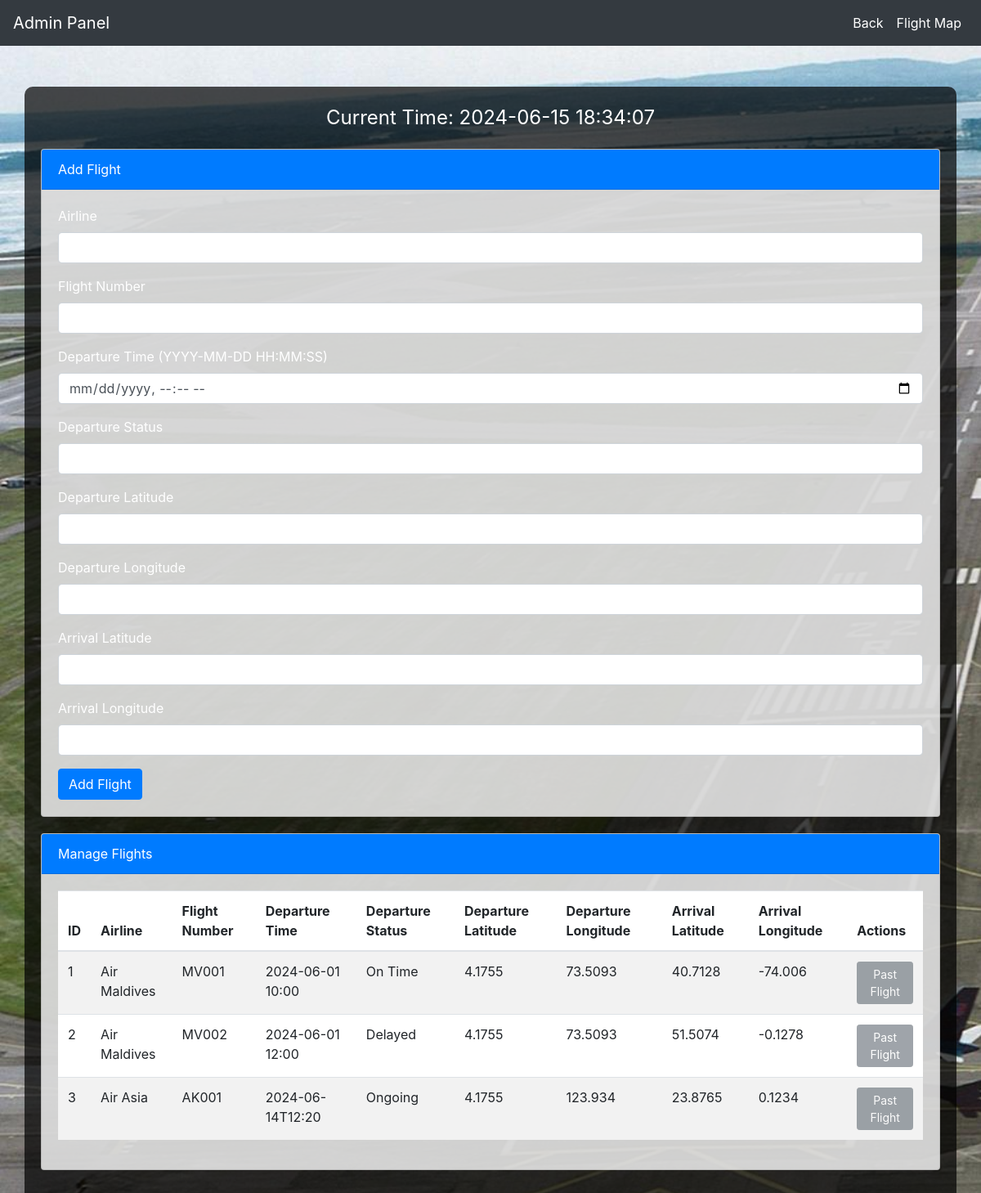
/admin, run on an earlier commit of the app's database.
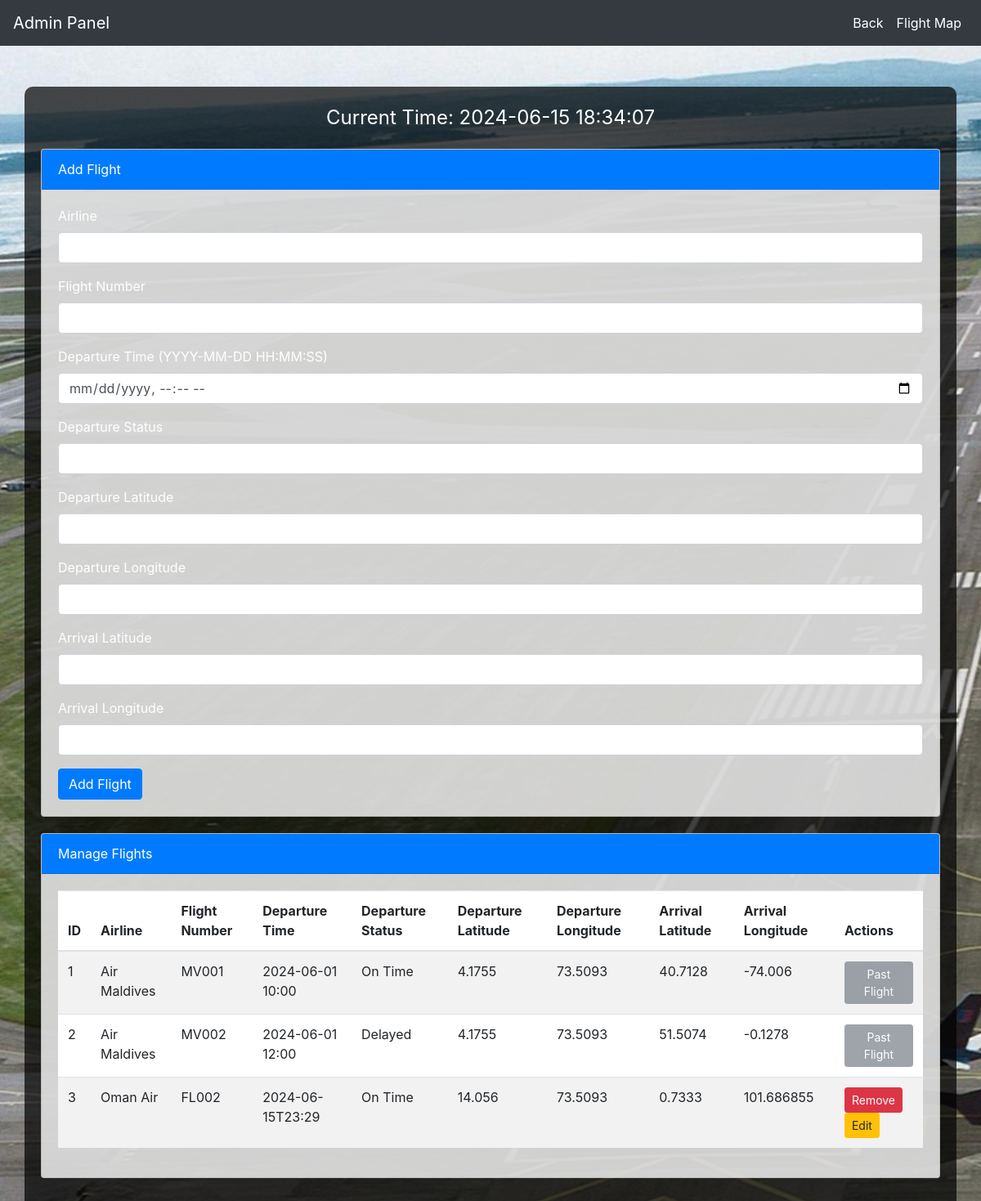
And on a later commit of the database.
### tables this page shows
CREATE TABLE Flights (
            id INTEGER PRIMARY KEY AUTOINCREMENT,
            airline TEXT NOT NULL,
            flight_number TEXT NOT NULL,
            departure_time TEXT NOT NULL,
            departure_status TEXT NOT NULL,
            departure_lat REAL NOT NULL,
            departure_lon REAL NOT NULL,
            arrival_lat REAL NOT NULL,
            arrival_lon REAL NOT NULL,
            pilot_id TEXT
        );

### app.py (the view, shortened to what this page needs)
@app.route('/admin', methods=['GET', 'POST'])
def admin():
    conn = sqlite3.connect('my_database.db')
    cursor = conn.cursor()
    cursor.execute("SELECT * FROM Flights")
    table_data = cursor.fetchall()
    conn.close()
    virtual_time = get_virtual_time().strftime('%Y-%m-%d %H:%M:%S')
    return render_template('admin.html', table_data=table_data, current_time=virtual_time)

### app.py (called while the page is built)
def get_virtual_time():
    now = datetime.now()
    virtual_elapsed = now - start_time
    virtual_time = start_time + virtual_elapsed
    return virtual_time

### Templates/admin.html (shortened to what the changed rows need)
<!DOCTYPE html>
<html lang="en">
<head>
    <link rel="stylesheet" href="https://stackpath.bootstrapcdn.com/bootstrap/4.5.2/css/bootstrap.min.css">
</head>
<body>
    <div class="container">
        <div class="card">
            <div class="card-body">
                <table class="table table-striped">
                    <thead>
                        <tr>
                            <th>ID</th>
                            <th>Airline</th>
                            <th>Flight Number</th>
                            <th>Departure Time</th>
                            <th>Departure Status</th>
                            <th>Departure Latitude</th>
                            <th>Departure Longitude</th>
                            <th>Arrival Latitude</th>
                            <th>Arrival Longitude</th>
                            <th>Actions</th>
                        </tr>
                    </thead>
                    <tbody>
                        {% for row in table_data %}
                        <tr>
                            <td>{{ row[0] }}</td>
                            <td>{{ row[1] }}</td>
                            <td>{{ row[2] }}</td>
                            <td>{{ row[3] }}</td>
                            <td>{{ row[4] }}</td>
                            <td>{{ row[5] }}</td>
                            <td>{{ row[6] }}</td>
                            <td>{{ row[7] }}</td>
                            <td>{{ row[8] }}</td>
                            <td>
                                {% if row[3] > current_time %}
                                <form method="post" style="display:inline;">
                                    <button type="submit" class="btn btn-danger btn-sm">Remove</button>
                                </form>
                                <form method="get" action="/edit_flight/{{ row[0] }}" style="display:inline;">
                                    <button type="submit" class="btn btn-warning btn-sm">Edit</button>
                                </form>
                                {% else %}
                                <button class="btn btn-secondary btn-sm" disabled>Past Flight</button>
                                {% endif %}
                            </td>
                        </tr>
                        {% endfor %}
                    </tbody>
                </table>
            </div>
        </div>
    </div>
</body>
</html>

What changed in the data, as far as the page shows it:
changed Flights id 3: airline "Air Asia" → "Oman Air"; flight_number "AK001" → "FL002"; departure_time "2024-06-14T12:20" → "2024-06-15T23:29"; departure_status "Ongoing" → "On Time"; departure_lat "4.1755" → "14.056"; departure_lon "123.934" → "73.5093"; arrival_lat "23.8765" → "0.7333"; arrival_lon "0.1234" → "101.686855"; departure_time "Past Flight" → "Remove Edit"
